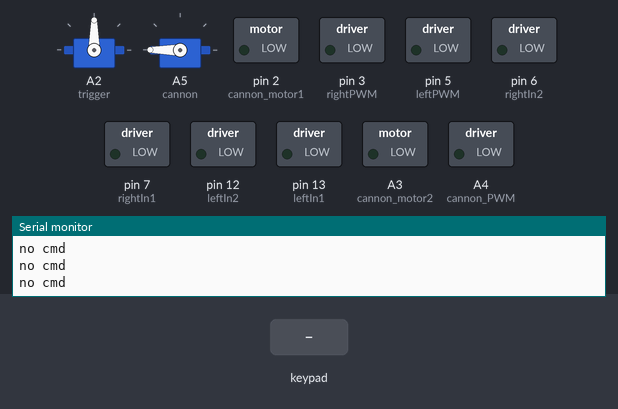
The sketch below on a simulated Arduino Uno, built with avr-gcc and run on an emulated ATmega328P. On the bench: 2 × servo, switched loads named in the sketch (green lamp = pin HIGH), the last lines printed to the serial monitor. The test bench sets the inputs (shaded band).

Above: at 3.2 s.
3.3 s: key 'U' pressed
At 3.7 s:
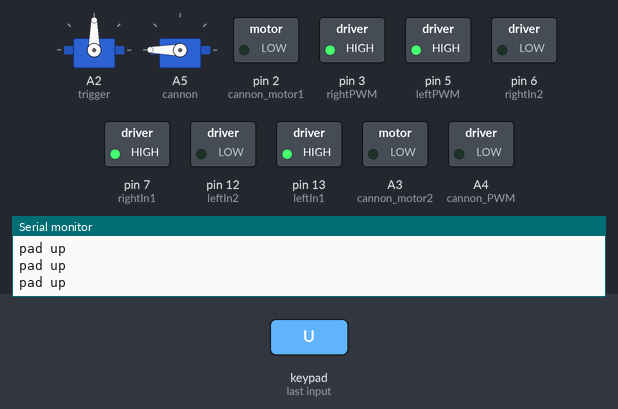
4.8 s: key 'D' pressed
At 5.3 s:
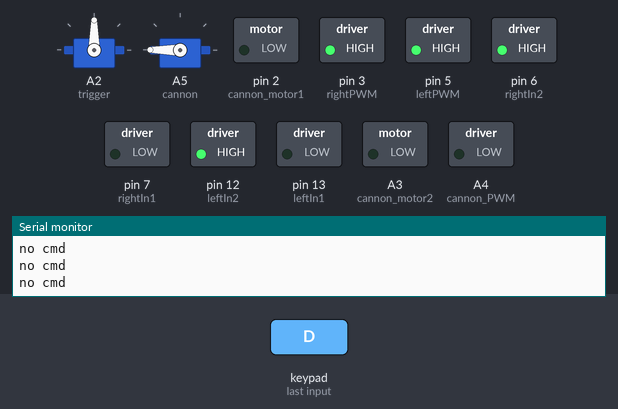
6.3 s: key 'L' pressed
At 6.9 s:
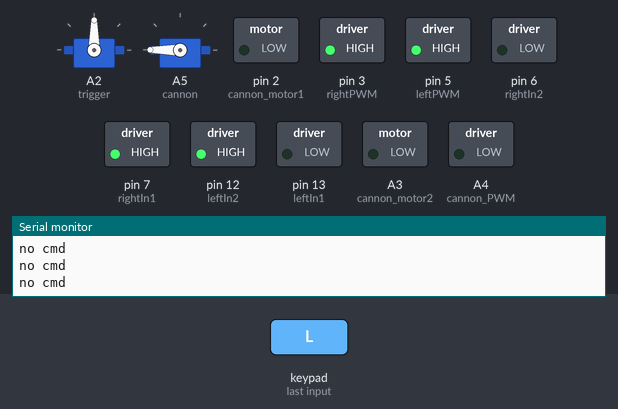
7.8 s: key 'R' pressed
At 9.0 s:
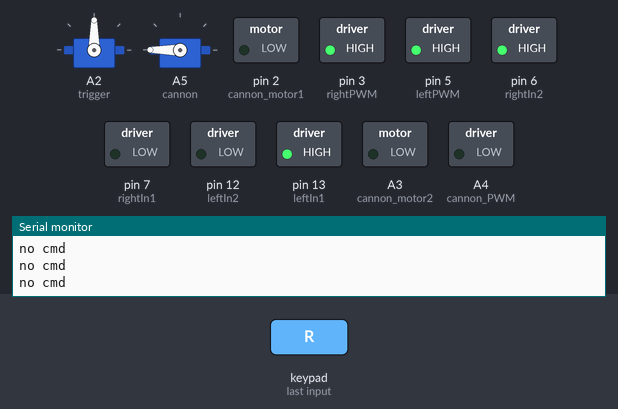
9.3 s: key 'O' pressed
At 10.5 s:
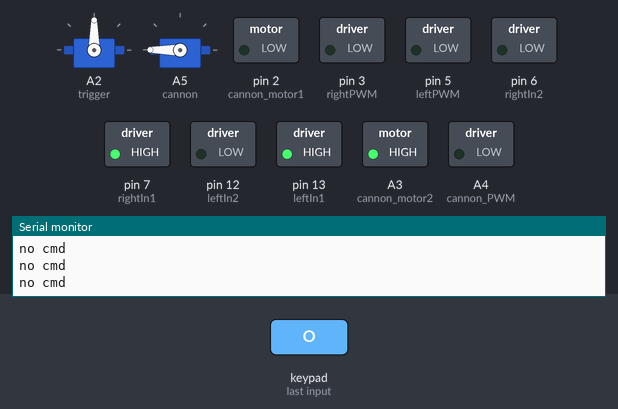
10.8 s: key 'S' pressed
At 12.3 s:
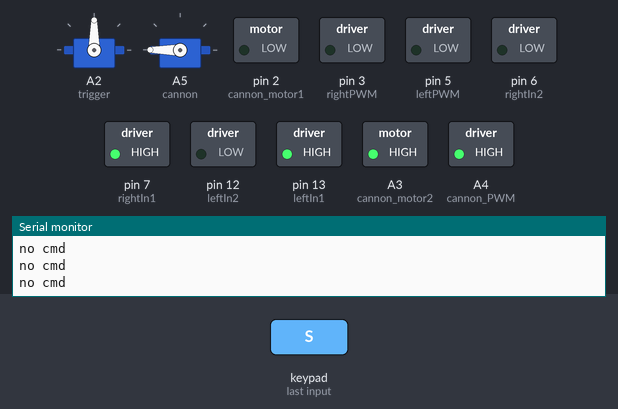
Timing chart, 0 to 13.3 s (numbered marks = the images above; inputs shaded):
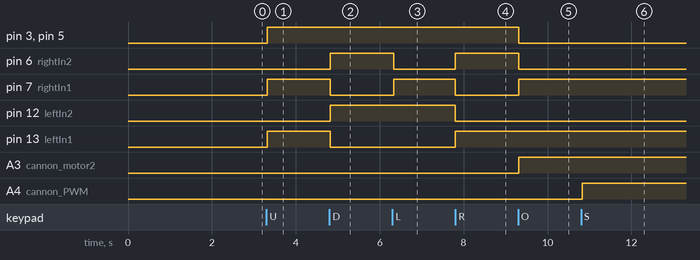

Measured:
- after the input at 3.3 s, pin 3 (rightPWM), pin 5 (leftPWM), pin 7 (rightIn1), pin 13 (leftIn1): LOW → HIGH at once
- after the input at 4.8 s, pin 6 (rightIn2), pin 12 (leftIn2): LOW → HIGH at once; pin 7 (rightIn1), pin 13 (leftIn1): HIGH → LOW at once
- after the input at 6.3 s, pin 6 (rightIn2): HIGH → LOW at once; pin 7 (rightIn1): LOW → HIGH at once
- after the input at 7.8 s, pin 6 (rightIn2), pin 13 (leftIn1): LOW → HIGH at once; pin 7 (rightIn1), pin 12 (leftIn2): HIGH → LOW at once
- after the input at 9.3 s, pin 3 (rightPWM), pin 5 (leftPWM), pin 6 (rightIn2): HIGH → LOW at once; pin 7 (rightIn1), A3 (cannon_motor2): LOW → HIGH at once
- after the input at 10.8 s, A4 (cannon_PWM): LOW → HIGH at once

The sketch:

controller1.ino
```cpp
#include<PS2X_lib.h>
#include <Servo.h>


//PS2設定
PS2X ps2x;
int error = 0;
byte type = 0;
byte vibrate = 0;
int tmp = 0;

 //發射器板機伺服馬達
Servo trigger;
//砲管調角度伺服馬達
Servo cannon;

//設定手把
int psdata = 8;
int pscmd = 9;
int psclk = 10;
int psatt = 11;
//設定馬達
//右輪馬達
int rightIn1 = 7;
int rightIn2 = 6;
int rightPWM = 3;
//左輪馬達
int leftIn1 = 13;
int leftIn2 = 12;
int leftPWM = 5;
//砲台馬達
int cannon_motor1 = 2;
int cannon_motor2 = A3;
int cannon_PWM = A4;
//砲台伺服馬達
//卡榫伺服馬達
//紅外線感測
const int L_IRsensor = A0;
const int C_IRsensor = 4;
const int R_IRsensor = A1;
int Ldigit, Cdigit, Rdigit;

bool mode;


void move_(int right_speed, int left_speed);
void setup() {
  // put your setup code here, to run once:
   pinMode(psdata,OUTPUT);
    pinMode(pscmd,OUTPUT);
    pinMode(psatt,OUTPUT);
    pinMode(psclk,OUTPUT);
    //右邊輪子馬達
    pinMode(rightIn1,OUTPUT);
    pinMode(rightIn2,OUTPUT);
    pinMode(rightPWM,OUTPUT);
    //左邊輪子馬達
    pinMode(leftIn1,OUTPUT);
    pinMode(leftIn2,OUTPUT);
    pinMode(leftPWM,OUTPUT);
    //感測器
    pinMode(L_IRsensor,INPUT);
    pinMode(C_IRsensor,INPUT);
    pinMode(R_IRsensor,INPUT);
    //砲台馬達
    pinMode(cannon_motor1,OUTPUT);
    pinMode(cannon_motor2,OUTPUT);
    pinMode(cannon_PWM,OUTPUT);

    //卡榫設定
     trigger.attach(A2);
     trigger.write(90);
     delay(1000);

     //砲台伺服設定
     cannon.attach(A5);
     cannon.write(255);
     delay(1000);

     Serial.begin(57600);
  Serial.println("start wire");
  do
  {
    error = ps2x.config_gamepad(psclk, pscmd, psatt, psdata, true, true);
    if (error == 0)
    {
      Serial.println("Controller has been connected");
    }
  }
  while(error!=0);

  type = ps2x.readType();

  switch (type) {
    case 0:
      Serial.println("Unknown Controller type");
      break;
    case 1:
      Serial.println("DualShock Controller Found");
      break;
    case 2:
      Serial.println("GuitarHero Controller Found");
      break;
  }


}

int initial = 128;
int counter = 0;
void loop() {

  //若布林值為true，則執行手把程式
    //手把按鈕設定
    //設定馬達以vibrate 速度震動
    ps2x.read_gamepad(false, vibrate);
    //下方為按鈕指令
    //前進
    if (ps2x.Button(PSB_PAD_UP)) {
      Serial.println("pad up");
      move_(255,255);
  }
    //後退
    else if (ps2x.ButtonPressed(PSB_PAD_DOWN)) {
        Serial.println("pad down");
        move_(-200,-255);
    }
    //右轉
    else if (ps2x.Button(PSB_PAD_RIGHT)) {
        Serial.println("pad right");
        move_(-255,255);

    }
    //左轉
    else if (ps2x.Button(PSB_PAD_LEFT)) {
        Serial.println("pad left");
        move_(255,-255);
    }

    //停止所有馬達
    else if (ps2x.Button(PSB_RED)){
        Serial.println("red");
        move_(0,0);
        digitalWrite(cannon_motor1, LOW);
        digitalWrite(cannon_motor2, HIGH);
        analogWrite(cannon_PWM,0);


    }
    //發射器馬達轉緊
    else if (ps2x.Button(PSB_GREEN)){
        Serial.println("green");
        digitalWrite(cannon_motor1, HIGH);
        digitalWrite(cannon_motor2, LOW);
        analogWrite(cannon_PWM,255);
    }
    //放鬆發射器馬達
    else if(ps2x.Button(PSB_PINK)){
        Serial.println("pink");
        digitalWrite(cannon_motor1, LOW);
        digitalWrite(cannon_motor2, HIGH);
        analogWrite(cannon_PWM,255);
    }
    //發射器板機垂直（卡住）
    else if(ps2x.Button(PSB_R1)){
      Serial.println("R1");
      trigger.write(0);

    }
    //發射器板機水平（鬆開板機）
    else if (ps2x.Button(PSB_R2)){
      Serial.println("R2");
      trigger.write(90);

    }
    //發射器砲管調角度
    else if(ps2x.Button(PSB_L1)){
      Serial.println("L1");
      cannon.write(120);
    }
    else if(ps2x.Button(PSB_L2)){
      Serial.println("L1");
      cannon.write(150);
    }
    //切換模式
    else if(ps2x.Button(PSB_BLUE)){
        Serial.println("blue");
        if(mode == true){
          mode = false;
        }
        else {
          mode = true;
        }
        Serial.println(mode);
    }
    else {

      Serial.println("no cmd");
     }
    delay(50);

}

void move_(int right_speed, int left_speed)
{
  //若r_speed ＝ 0, 還是會向前轉，但速度是零
  // r_s = 255, l_s = 255：往前, r_s = -255, l_s = -255：往後
  // r_s = 255, l_s = -255：往左, r_s = -255, l_s = 255：往右
  if (right_speed >= 0)
  {
    digitalWrite(rightIn1, HIGH);
    digitalWrite(rightIn2, LOW);
  }
  else
  {
    digitalWrite(rightIn1, LOW);
    digitalWrite(rightIn2, HIGH);
  }

  if (left_speed >= 0)
  {
    digitalWrite(leftIn1, HIGH);
    digitalWrite(leftIn2, LOW);
  }
  else
  {
    digitalWrite(leftIn1, LOW);
    digitalWrite(leftIn2, HIGH);
  }
  // 控制速度的程式
  analogWrite(rightPWM, abs(left_speed));
  analogWrite(leftPWM, abs(left_speed));

}
```
